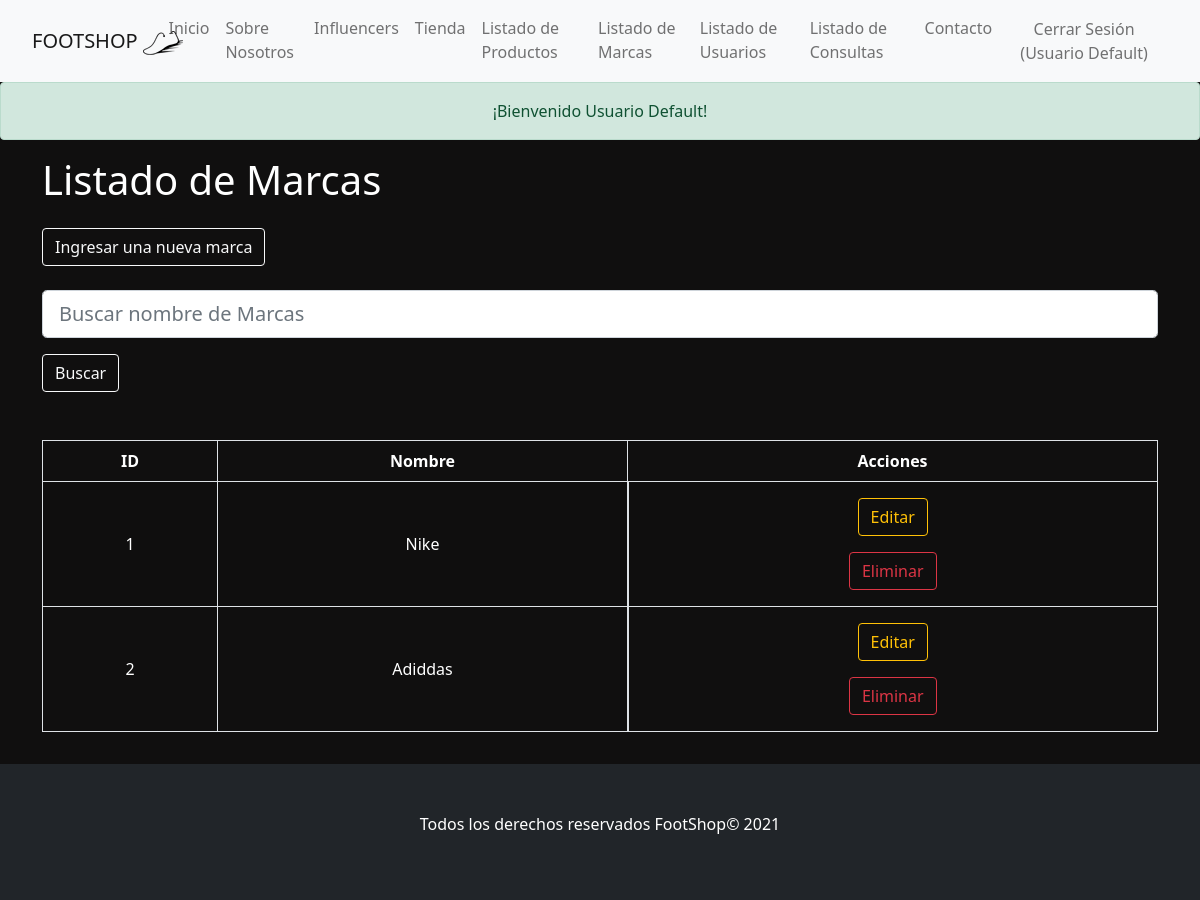
/marcas (signed in), run on the app's committed database.
### tables this page shows
CREATE TABLE `usuarios` (
  `id_usuario` int(11) NOT NULL,
  `nombre` varchar(255) NOT NULL,
  `apellido` varchar(255) NOT NULL,
  `email` varchar(255) NOT NULL,
  `password` varchar(255) NOT NULL,
  `remember_token` varchar(255) DEFAULT NULL
);

CREATE TABLE `marcas` (
  `id_marca` int(11) NOT NULL,
  `nombre` varchar(100) NOT NULL
);

### app/View.php (called while the page is built, shortened)
<?php
class View
{
    public function render($view, $variables = [], $otraVariable = []) {
        extract($variables);
        require_once __DIR__ . "/../views/$view.php";
        $content = ob_get_clean();
        require_once __DIR__ . "/../views/layouts/app.php";
    }
}

### app/Controllers/MarcasController.php (called while the page is built, shortened)
<?php
class MarcasController
{
    public static function index()
    {
        $marca = new Marca();
        $condiciones = [];
        $marcas = $marca
            ->withPagination(10)
            ->todo($condiciones);
        $pagination = $marca->getPagination();
        $view = new View();
        $view->render('marcas/index', ['marcas' => $marcas, 'pagination' => $pagination]);
    }
}

### public/index.php (called while the page is built, shortened)
<?php
$basePath = realpath(__DIR__ . "/..");
$router = new App\Router($basePath);
$router->get('/', [InicioController::class, 'index']);
$router->get('/sobre-nosotros', [InicioController::class, 'sobreNosotros']);
$router->get('/404', [InicioController::class, 'error404']);
$router->get('/influencers', [InicioController::class, 'influencers']);
$router->get('/500', [InicioController::class, 'error500']);
$router->get('/contacto', [ContactoController::class, 'index']);
$router->post('/enviar-contacto', [ContactoController::class, 'sendContact']);
$router->get('/registro', [AuthController::class, 'registroForm']);
$router->post('/registro', [AuthController::class, 'registro']);
$router->get('/iniciar-sesion', [AuthController::class, 'loginForm']);
$router->post('/iniciar-sesion', [AuthController::class, 'login']);
$router->post('/cerrar-sesion', [AuthController::class, 'logout']);
$router->get('/productos', [ProductoController::class, 'index']);
$router->get('/productos/nuevo', [ProductoController::class, 'nuevoForm']);
$router->get('/productos/{id}', [ProductoController::class,'ver']);
$router->get('/productos/editar/{id}', [ProductoController::class,'editarForm']);
$router->post('/productos/{id}/eliminar', [ProductoController::class,'eliminar']);
$router->post('/productos/nuevo', [ProductoController::class,'nuevoProducto']);
$router->post('/productos/editar', [ProductoController::class,'editar']);
$router->get('/tienda',[TiendaController::class, 'index']);
$router->get('/tienda/{id}', [TiendaController::class,'detalle']);
$router->get('/marcas', [MarcasController::class, 'index']);
$router->get('/marcas/nuevo', [MarcasController::class, 'nuevoForm']);
$router->get('/marcas/editar/{id}', [MarcasController::class,'editarForm']);
$router->post('/marcas/nuevo', [MarcasController::class,'nuevaMarca']);
$router->post('/marcas/{id}/eliminar', [MarcasController::class,'eliminar']);
$router->post('/marcas/editar', [MarcasController::class,'editar']);
$router->get('/usuarios', [UsuarioController::class, 'index']);
$router->get('/usuarios/editar/{id}', [UsuarioController::class, 'editarForm']);
$router->post('/usuarios/editar', [UsuarioController::class,'editar']);
$router->get('/consultas', [ConsultaController::class, 'index']);
$router->run();

### app/Session/Session.php (called while the page is built, shortened)
<?php
class Session
{
    public static function get(string $key)
    {
        return self::has($key) ? $_SESSION[$key] : null;
    }
    public static function has(string $key)
    {
        return isset($_SESSION[$key]);
    }
    public static function flash(string $key, $default = null)
    {
        if(!self::has($key)){
            return $default;
        }
        $valor = self::get($key);
        return $valor;
    }
}

### app/Auth/Auth.php (called while the page is built, shortened)
<?php
class Auth
{
    protected $usuario;
    public function isAutenticado(): bool
    {
        return Session::has('id_usuario');
    }
    public function getUsuario(): ? Usuario
    {
        if($this->usuario === null){
            $usuario = new Usuario();
            $this->usuario = $usuario->getByPk(Session::get('id_usuario'));
        }
        return $this->usuario;
    }
}

### app/Utilities/Str.php (called while the page is built, shortened)
<?php
class Str
{
    public static function prefixIfMissing(string $string, string $prefix): string
    {
        if(strpos($string, $prefix) !== 0) {
            $string = $prefix . $string;
        }
        return $string;
    }
}

### app/Models/Modelo.php (called while the page is built, shortened)
<?php
class Modelo
{
    protected $tabla = "";
    protected $pagination = [
        'pagination' => false,
        'rows' => null,
        'total' => null,
        'offset' => null,
        'pages' => null,
        'pageNow' => 1,
    ];
    public function todo(array $buscar = []) : array
    {
        $db = Connection::getConnection();
        $query = "SELECT * FROM " .$this->tabla;
        $buscarValores = [];
        $queryValues = '';
        if ($this->pagination['pagination']){
            $this->queryPaginador($queryValues, $buscarValores);
            $query .= " LIMIT " . $this->pagination['offset'] . ', ' . $this->pagination['rows'];
        }
        $stmt = $db->prepare($query);
        $stmt->execute($buscarValores);
        $stmt->setFetchMode(\PDO::FETCH_CLASS, static::class);
        return $stmt->fetchAll();
    }
    public function withPagination(int $rows): self
    {
        $this->pagination['pagination'] = true;
        $this->pagination['rows'] = $rows;
        $this->pagination['pageNow'] = (int) ($_GET['page'] ?? 1);
        $this->pagination['offset'] = ($rows * $this->pagination['pageNow']) - $rows;
        return $this;
    }
    protected function queryPaginador(string $query = "", array $values = [])
    {
        $db = Connection::getConnection();
        $query = "SELECT COUNT(*) AS total FROM ". $this->tabla . " " . $query;
        $stmt = $db->prepare($query);
        $stmt->execute($values);
        $resultado = $stmt->fetch(PDO::FETCH_ASSOC);
    }
}

### app/Models/Marca.php (called while the page is built, shortened)
<?php
class Marca extends Modelo
{
    protected $id_marca;
    protected $nombre;
    public function getIdMarca(): int
    {
        return $this->id_marca;
    }
    public function getNombre(): string
    {
        return $this->nombre;
    }
}

### app/Models/Usuario.php (called while the page is built, shortened)
<?php
class Usuario
{
    protected $nombre;
    protected $apellido;
    public function getByPk(int $id): ?Usuario
    {
        $db = Connection::getConnection();
        $query = "SELECT * FROM usuarios
                  WHERE id_usuario = :id_usuario";
        $stmt = $db->prepare($query);
        $stmt->execute([':id_usuario' => $id]);
        $stmt->setFetchMode(\PDO::FETCH_CLASS, self::class);
        $usuario = $stmt->fetch();
        return $usuario;
    }
    public function getNombre(): string
    {
        return $this->nombre;
    }
    public function getApellido() : string
    {
        return $this->apellido;
    }
}

### views/marcas/index.php (the view, shortened to what this page needs)
<?php
$auth = new Auth();
?>
<div class="container-fluid" id="marcas">
    <main class="container py-3">
        <h1>Listado de Marcas</h1>
        <?php
        if ($auth->isAutenticado()):
            ?>
            <div class="my-4">
                <a href="<?= Router::urlTo('marcas/nuevo') ;?>" role="button" class="btn btn-outline-light">Ingresar una nueva marca</a>
            </div>
        <?php
        endif;
        ?>
        <form action="<?= Router::urlTo('/marcas') ;?>" method="get">
            <div class="form-group">
                <input type="text" class="form-control form-control-lg" id="nombre" name="nombre" placeholder="Buscar nombre de Marcas" value="<?= $buscarValores['nombre'] ?? '' ;?>">
            </div>
            <div class="form-group mt-3">
                <button class="btn btn-outline-light" type="submit">Buscar</button>
            </div>
        </form>
        <?php
        if (count($marcas) > 0):
            ?>
            <div class="table-responsive mt-5">
                <table class="table table-striped table-bordered">
                    <thead>
                    <tr>
                        <th>ID</th>
                        <th>Nombre</th>
                        <?php
                        if ($auth->isAutenticado()):
                            ?>
                            <th>Acciones</th>
                        <?php
                        endif;
                        ?>
                    </tr>
                    </thead>
                    <tbody>
                    <?php
                    foreach ($marcas as $marca):
                        ?>
                        <tr>
                            <td class="text-center"><?= $marca->getIdMarca() ;?></td>
                            <td class="text-center"><?= ucfirst($marca->getNombre()) ;?></td>
                            <?php
                            if ($auth->isAutenticado()):
                                ?>
                                <td class="d-flex justify-content-center align-items-center flex-column py-3">
                                    <a href="<?= Router::urlTo('marcas/editar/' . $marca->getIdMarca()) ;?>" role="button" class="btn mb-3 btn-outline-warning">Editar</a>
                                    <form action="<?= Router::urlTo('marcas/' . $marca->getIdMarca() . '/eliminar') ;?>" method="post" class="eliminar">
                                        <button class="btn m-auto btn-outline-danger">Eliminar</button>
                                    </form>
                                </td>
                            <?php
                            endif;
                            ?>
                        </tr>
                    <?php
                    endforeach;
                    ?>
                    </tbody>
                </table>
            </div>
        <?php
        else:
            ?>
            <h2 class="text-center">La marca que usted intenta buscar no existe</h2>
        <?php
        endif;
        ?>
    </main>
</div>

### views/layouts/app.php (shortened to what this page needs)
<?php
$success = Session::flash('success');
$error = Session::flash('error');
$message = Session::flash('message');
$auth = new Auth();
?>
<!doctype html>
<html lang="es">
<head>
    <link href="<?= Router::urlTo('css/bootstrap.min.css') ;?>" rel="stylesheet">
    <link rel="stylesheet" href="<?= Router::urlTo('css/estilos.css') ;?>">
</head>
<body>
    <nav id="thenav" class="navbar navbar-expand-lg navbar-light bg-light">
        <div class="container-fluid">
            <a class="navbar-brand" href="<?= Router::urlTo('/') ;?>">FOOTSHOP <img class="img-fluid" src="<?= Router::urlTo('/imgs/') ;?>logo-black-mini.png" alt="Logo Foot SHop"></a>
            <div class="collapse navbar-collapse" id="navbar">
                <ul class="navbar-nav w-100">
                    <li class="nav-item">
                        <a class="nav-link" href="<?= Router::urlTo('/') ;?>">Inicio</a>
                    </li>
                    <li class="nav-item">
                        <a class="nav-link" href="<?= Router::urlTo('/sobre-nosotros') ;?>">Sobre Nosotros</a>
                    </li>
                    <li class="nav-item">
                        <a class="nav-link" href="<?= Router::urlTo('/influencers') ;?>">Influencers</a>
                    </li>
                    <li class="nav-item">
                        <a href="<?= Router::urlTo('tienda') ;?>" class="nav-link">Tienda</a>
                    </li>
                    <?php
                        if($auth->isAutenticado()):
                    ?>
                    <li class="nav-item">
                       <a class="nav-link" href="<?= Router::urlTo('productos') ;?>">Listado de Productos</a>
                    </li>
                    <li class="nav-item">
                        <a class="nav-link" href="<?= Router::urlTo('marcas') ;?>">Listado de Marcas</a>
                    </li>
                    <li class="nav-item">
                        <a class="nav-link" href="<?= Router::urlTo('usuarios') ;?>">Listado de Usuarios</a>
                    </li>
                    <li class="nav-item">
                        <a class="nav-link" href="<?= Router::urlTo('consultas') ;?>">Listado de Consultas</a>
                    </li>
                    <?php
                        endif;
                    ?>
                    <li class="nav-item"><a href="<?= Router::urlTo('contacto') ;?>" class="nav-link">Contacto</a></li>
                    <li class="navbar-nav float-end ms-lg-auto">
                        <ul class="list-unstyled navbar-nav float-end ms-lg-auto">
                            <?php
                            if ($auth->isAutenticado()):
                                ?>
                                <li class="nav-item">
                                    <form action="<?= Router::urlTo('cerrar-sesion') ;?>" method="post">
                                        <button class="btn nav-link" type="submit">Cerrar Sesión (<?= $auth->getUsuario()->getNombre() . " " . $auth->getUsuario()->getApellido() ;?>)</button>
                                    </form>
                                </li>
                            <?php
                            endif;
                            ?>
                        </ul>
                    </li>
                </ul>
            </div>
        </div>
    </nav>
    <?php
        if($message):
    ?>
    <div class="container-fluid">
        <div class="alert py-3 m-0 h-100 <?= $success ? $success : $error;?>" role="alert">
            <p class="text-center"><?= is_string($message) ? $message : 'Ocurrió un problema' ;?></p>
        </div>
    </div>
    <?php
        endif;
    ?>
    <?php echo $content; ?>
    <footer class="bg-dark py-5">
        <p class="text-center text-white">Todos los derechos reservados FootShop&copy; 2021</p>
    </footer>
</body>
</html>

### public/css/estilos.css (style rules this page uses)
* { margin: 0; padding: 0; box-sizing: border-box; }
body { background-color: #100f0f; min-height: 100vh; display: flex; flex-direction: column; justify-content: space-between; }
h1,h2,h3,h4,h5,td,th { color: white; }
td { vertical-align: middle; }
th { text-align: center; }
.form-group { margin-top: 15px; }
.container-fluid { padding: 0; }
#thenav { padding: 0.5rem 2rem; }
.alert p { margin: 0 !important; }
@media (max-width: 1200px) { footer p { padding: 0 2rem; } }

### data on the page
usuarios: nombre "Usuario", apellido "Default"
marcas: id_marca "1", nombre "Nike"
marcas: id_marca "2", nombre "Adiddas"

### other printed values
$message "¡Bienvenido Usuario Default!"
